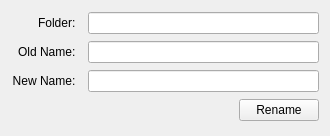
<?xml version="1.0" encoding="UTF-8"?>
<ui version="4.0">
 <class>Form</class>
 <widget class="QWidget" name="Form">
  <property name="geometry">
   <rect>
    <x>0</x>
    <y>0</y>
    <width>330</width>
    <height>136</height>
   </rect>
  </property>
  <property name="windowTitle">
   <string>Form</string>
  </property>
  <layout class="QGridLayout" name="gridLayout">
   <item row="0" column="0">
    <widget class="QLabel" name="label">
     <property name="text">
      <string>Folder:  </string>
     </property>
     <property name="alignment">
      <set>Qt::AlignRight|Qt::AlignTrailing|Qt::AlignVCenter</set>
     </property>
    </widget>
   </item>
   <item row="0" column="1" colspan="2">
    <widget class="QLineEdit" name="folderName">
     <property name="sizePolicy">
      <sizepolicy hsizetype="MinimumExpanding" vsizetype="Fixed">
       <horstretch>0</horstretch>
       <verstretch>0</verstretch>
      </sizepolicy>
     </property>
     <property name="minimumSize">
      <size>
       <width>231</width>
       <height>0</height>
      </size>
     </property>
    </widget>
   </item>
   <item row="1" column="0">
    <widget class="QLabel" name="label_2">
     <property name="text">
      <string>Old Name:  </string>
     </property>
     <property name="alignment">
      <set>Qt::AlignRight|Qt::AlignTrailing|Qt::AlignVCenter</set>
     </property>
    </widget>
   </item>
   <item row="1" column="1" colspan="2">
    <widget class="QLineEdit" name="oldName">
     <property name="sizePolicy">
      <sizepolicy hsizetype="MinimumExpanding" vsizetype="Fixed">
       <horstretch>0</horstretch>
       <verstretch>0</verstretch>
      </sizepolicy>
     </property>
     <property name="minimumSize">
      <size>
       <width>231</width>
       <height>0</height>
      </size>
     </property>
    </widget>
   </item>
   <item row="2" column="0">
    <widget class="QLabel" name="label_3">
     <property name="text">
      <string>New Name:  </string>
     </property>
     <property name="alignment">
      <set>Qt::AlignRight|Qt::AlignTrailing|Qt::AlignVCenter</set>
     </property>
    </widget>
   </item>
   <item row="2" column="1" colspan="2">
    <widget class="QLineEdit" name="newName">
     <property name="sizePolicy">
      <sizepolicy hsizetype="MinimumExpanding" vsizetype="Fixed">
       <horstretch>0</horstretch>
       <verstretch>0</verstretch>
      </sizepolicy>
     </property>
     <property name="minimumSize">
      <size>
       <width>231</width>
       <height>0</height>
      </size>
     </property>
    </widget>
   </item>
   <item row="3" column="0" colspan="2">
    <spacer name="horizontalSpacer">
     <property name="orientation">
      <enum>Qt::Horizontal</enum>
     </property>
     <property name="sizeHint" stdset="0">
      <size>
       <width>228</width>
       <height>20</height>
      </size>
     </property>
    </spacer>
   </item>
   <item row="3" column="2">
    <widget class="QPushButton" name="renameButton">
     <property name="sizePolicy">
      <sizepolicy hsizetype="Fixed" vsizetype="Fixed">
       <horstretch>0</horstretch>
       <verstretch>0</verstretch>
      </sizepolicy>
     </property>
     <property name="text">
      <string>Rename</string>
     </property>
    </widget>
   </item>
  </layout>
 </widget>
 <resources/>
 <connections/>
</ui>
